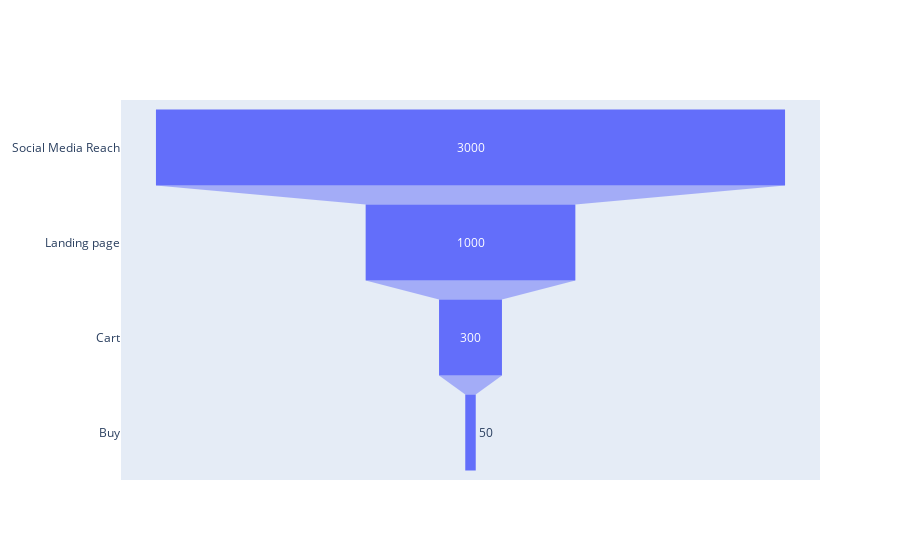

Source (notebook cell):
### Code cell
fig = go.Figure(go.Funnel( y=y, x=x))

fig.show()

### Figure 1 — Plotly figure (JSON) as saved in the notebook; plotly's stock layout.template omitted (floating-point values rounded to 4 significant figures)
{"data": [{"type": "funnel", "x": [3000, 1000, 300, 50], "y": ["Social Media Reach", "Landing page", "Cart", "Buy"]}], "layout": {}}
